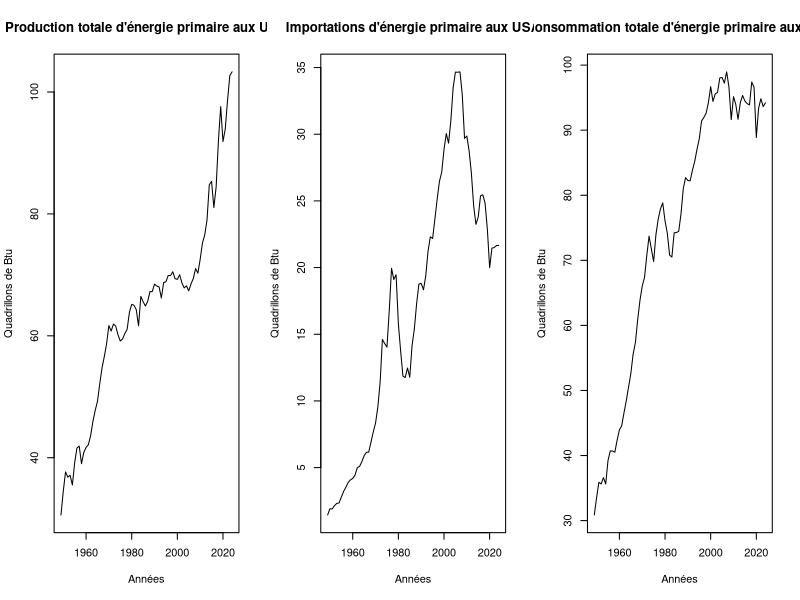
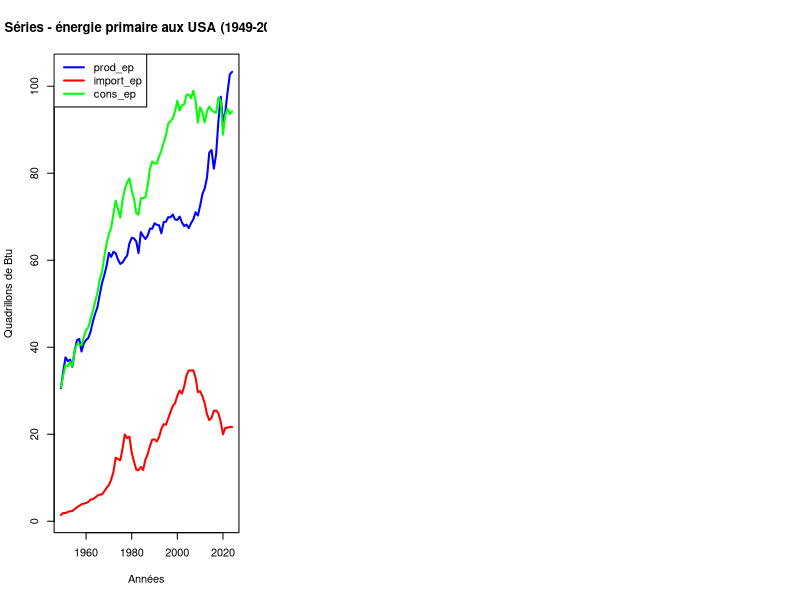
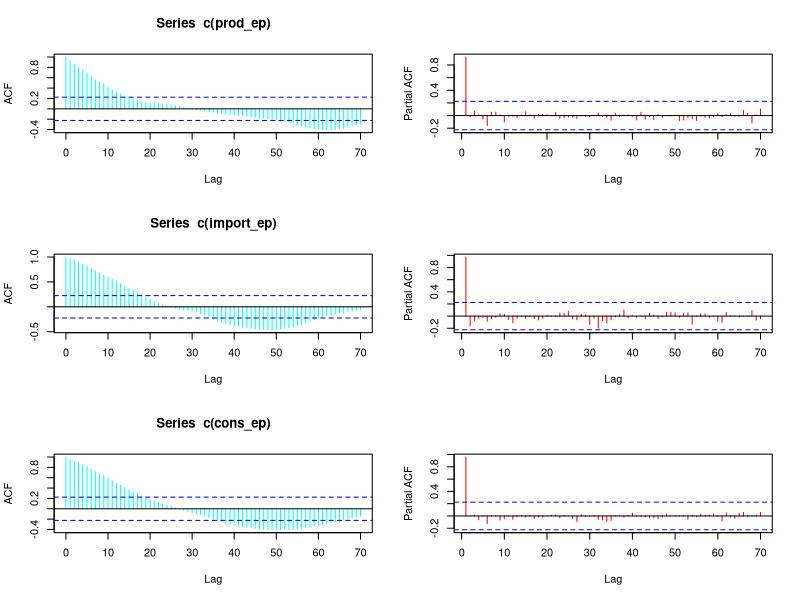
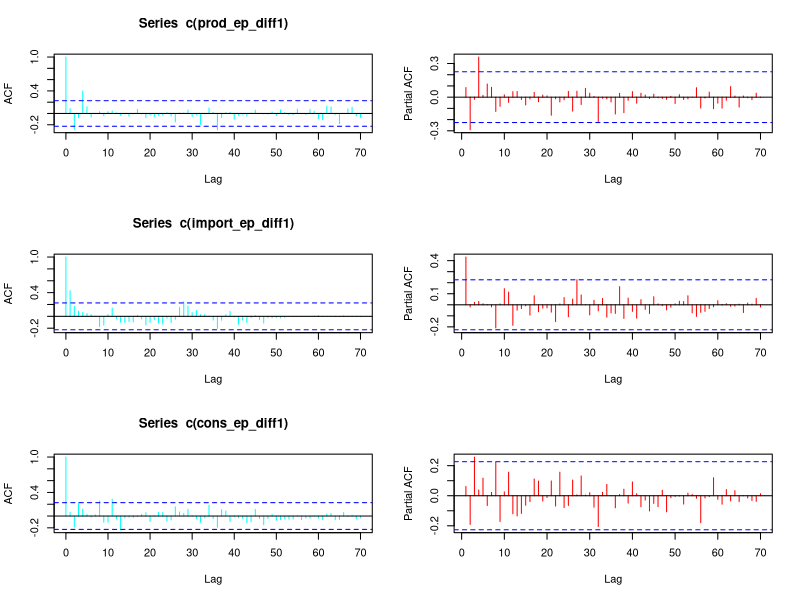

Here is the R script that generated these plots, in order:
# Librairies utiles
  library(readxl)


# Importation des séries
  series_energie_primaire <- read_excel("data/raw/series_energie_primaire.xlsx", col_names = TRUE, col_types = NULL)

  View(series_energie_primaire)


  
# Création des séries temporelles
  # Production totale d'énergie primaire
    prod_ep <- ts(series_energie_primaire[,2], start = c(1949), end = c(2024))
  
  # Importations d'énergie primaire
    import_ep <- ts(series_energie_primaire[,3], start =c(1949), end = c(2024))
  
  # Consommation totale d'énergie primaire
    cons_ep <- ts(series_energie_primaire[,4], start = c(1949), end = c(2024))
  

    
# Visualisation graphique
  # Graphiques séparés
    layout(matrix(1:3, 1, 3))
    plot(prod_ep, main = "Production totale d'énergie primaire aux USA", xlab = "Années", ylab = "Quadrillons de Btu")
    plot(import_ep, main = "Importations d'énergie primaire aux USA", xlab = "Années", ylab = "Quadrillons de Btu")
    plot(cons_ep, main = "Consommation totale d'énergie primaire aux USA", xlab = "Années", ylab = "Quadrillons de Btu")
    
  # Graphique
    plot(prod_ep, col = "blue", lwd = 2, ylim = range(c(prod_ep, import_ep, cons_ep)),
        xlab = "Années", ylab = "Quadrillons de Btu", main = "Séries - énergie primaire aux USA (1949-2024)")
    
    # Ajout des autres séries
      lines(import_ep, col = "red", lwd = 2)
      lines(cons_ep, col = "green", lwd = 2)
    
    # Légende
      legend("topleft",
             legend = c("prod_ep", "import_ep", "cons_ep"),
             col = c("blue", "red", "green"),
             lty = 1,
             lwd = 2)

  # Séries présentent des tendances et des changements structurels
    

      
# Corrélogrammes sur les séries en niveau
  layout(matrix(1:6,3,2))
  acf(c(prod_ep),lag.max= 70, plot = TRUE, col="cyan")
  acf(c(import_ep),lag.max= 70,plot = TRUE, col="cyan")
  acf(c(cons_ep),lag.max= 70, plot = TRUE, col="cyan")
  pacf(c(prod_ep),lag.max= 70,plot = TRUE, col="red", main="")
  pacf(c(import_ep),lag.max= 70, plot = TRUE, col="red", main="")
  pacf(c(cons_ep),lag.max= 70,plot = TRUE, col="red", main="")
    # Séries non-stationnaires en niveau
      # Présentent des retournements (parfois tardifs), ce qui laisse penser à d'éventuels changements structurels

  
  
# Corrélogrammes sur les séries en différences premières
  # Transformation des séries en différences premières
    prod_ep_diff1 <- diff(prod_ep)
    import_ep_diff1 <- diff(import_ep)
    cons_ep_diff1 <- diff(cons_ep)
  
  # Visualisation
    layout(matrix(1:6,3,2))
    acf(c(prod_ep_diff1),lag.max= 70, plot = TRUE, col="cyan")
    acf(c(import_ep_diff1),lag.max= 70,plot = TRUE, col="cyan")
    acf(c(cons_ep_diff1),lag.max= 70, plot = TRUE, col="cyan")
    pacf(c(prod_ep_diff1),lag.max= 70,plot = TRUE, col="red", main="")
    pacf(c(import_ep_diff1),lag.max= 70, plot = TRUE, col="red", main="")
    pacf(c(cons_ep_diff1),lag.max= 70,plot = TRUE, col="red", main="")
      # Séries stationnaires en différences premières
    